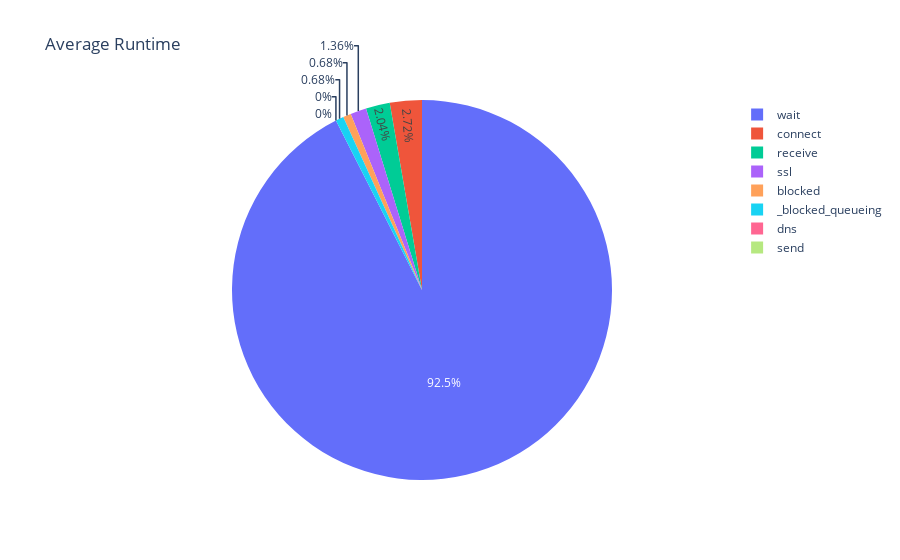

Write notebook code for a chart like this one.
### Code cell
fig = px.pie(df, values=values_average_runtime, names=df.index, title='Average Runtime')
fig.show()

### Figure 1 — Plotly figure (JSON) as saved in the notebook; plotly's stock layout.template omitted (floating-point values rounded to 4 significant figures)
{"data": [{"domain": {"x": [0, 1], "y": [0, 1]}, "hovertemplate": "index=%{label}<br>value=%{value}<extra></extra>", "labels": ["blocked", "_blocked_queueing", "dns", "connect", "send", "wait", "receive", "ssl"], "legendgroup": "", "name": "", "showlegend": true, "type": "pie", "values": ["0.01", "0.01", "0.00", "0.04", "0.00", "1.36", "0.03", "0.02"]}], "layout": {"legend": {"tracegroupgap": 0}, "title": {"text": "Average Runtime"}}}
